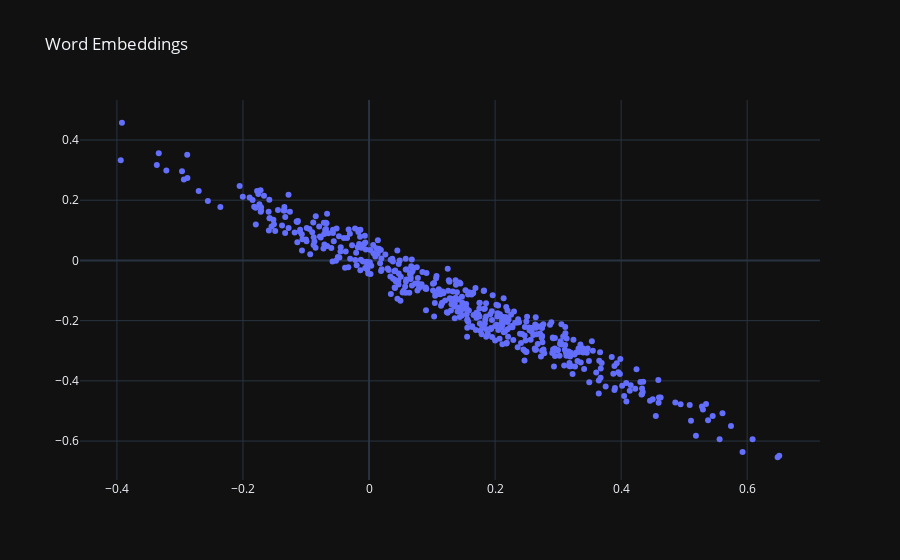

Here is the notebook cell this chart was saved with:
### Markdown cell above
## Evaluate Actual vs Predicted

### Code cell
def plot_2d_embeddings(embeddings, id_start=1, count=100):
  # Get 1st and 2nd embedding dims for the desired tokens.
  x1 = embeddings[id_start:id_start+count, 0]
  x2 = embeddings[id_start:id_start+count, 1]

  # Plot with the plotly library.
  data = plotly.Scatter(x=x1, y=x2, text=tokens,
                        mode='markers', textposition='bottom left',
                        hoverinfo='text')
  fig = plotly.Figure(data=[data],
                      layout=plotly.Layout(title="Word Embeddings",
                                           hovermode='closest'))
  fig.show()

# Very frequent tokens tend to be more syntactic than semantic, so let's plot
# some rarer words.
plot_2d_embeddings(embeddings, id_start=500, count=500)

### Figure 1 — Plotly figure (JSON) as saved in the notebook; plotly's stock layout.template omitted (floating-point values rounded to 4 significant figures; data arrays with more than 128 entries replaced by an {"elided": "..."} marker saying what was removed)
{"data": [{"hoverinfo": "text", "mode": "markers", "text": {"elided": "375 str values"}, "textposition": "bottom left", "x": {"elided": "500 float values"}, "y": {"elided": "500 float values"}, "type": "scatter"}], "layout": {"hovermode": "closest", "title": {"text": "Word Embeddings"}}}
